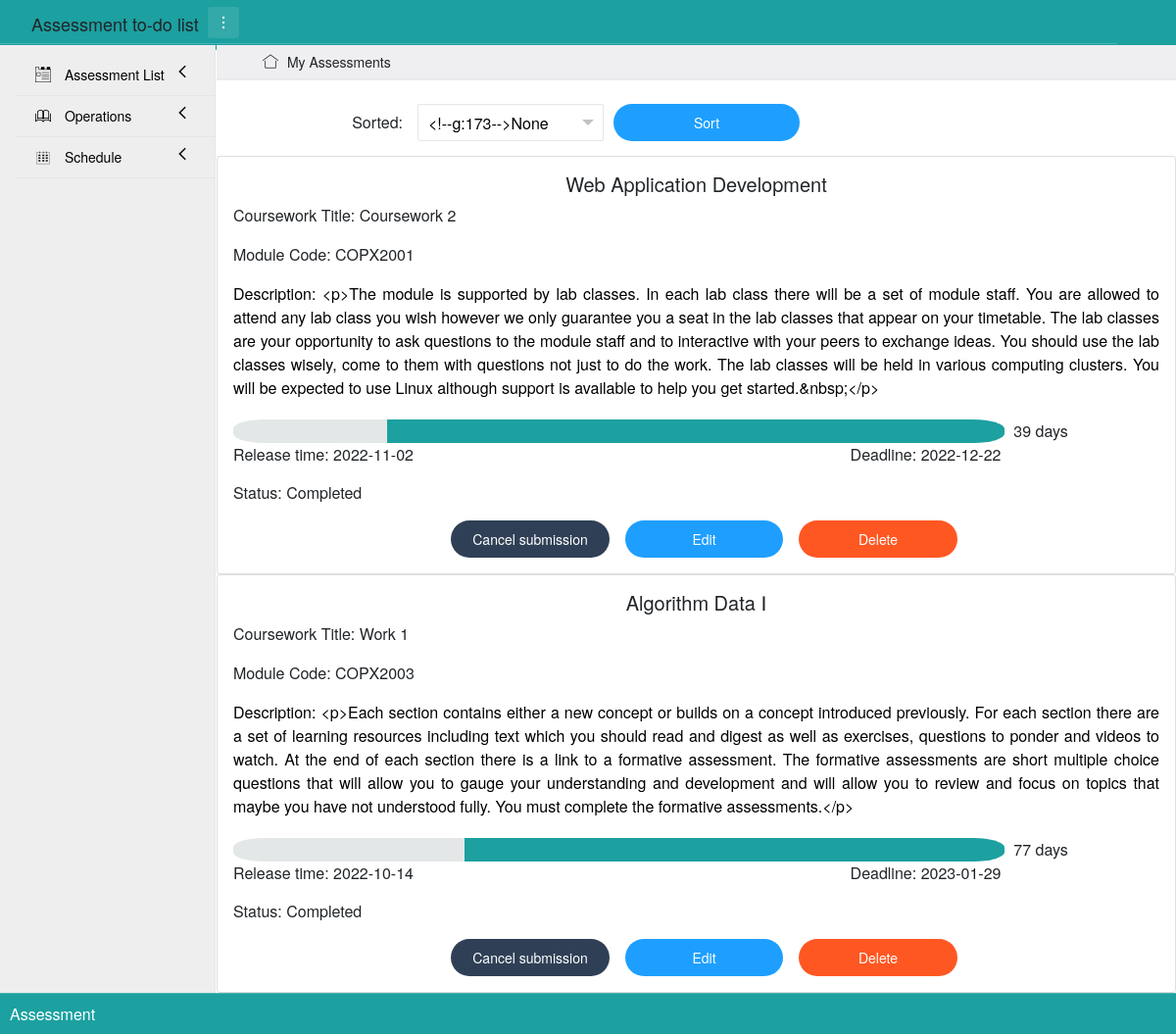
Page /complete on the committed database.
### app/models.py (models this page shows)
class Assessment(db.Model):
    __tablename__ = 'assessments'
    id = db.Column(db.Integer, primary_key=True)
    module = db.Column(db.String(100))
    title = db.Column(db.String(100))
    code = db.Column(db.String(10))
    release_day = db.Column(db.Date())      # the date that assessment begins
    deadline = db.Column(db.Date())
    description = db.Column(db.String(3000))
    status = db.Column(db.Boolean())    # there are two status, 1 is completed, 0 is uncompleted

### app/views.py (the view, shortened to what this page needs)
@app.route('/complete', methods=['GET', 'POST'])
def complete():
    assessment = Assessment.query.filter_by(status=1).all()
    assessment_list = wrap_assessment(assessment)
    form = SortForm()
    print(form.validate_on_submit())
    return render_template('show.html', assessments=assessment_list, PageTitle="Completed Assessment", form=form)

### app/forms.py
class SortForm(FlaskForm):
    method = SelectField('Sorted by', choices=[(0, "None"), (1, 'Module'), (2, 'Title'), (3, 'Release time'),
                                               (4, 'Deadline')], validators=[DataRequired()])
    submit = SubmitField('Sort')

### app/views.py (called while the page is built)
def wrap_assessment(assessment):
    curr_time = datetime.now()
    res = []
    for i in assessment:
        left_time = (i.deadline - curr_time.date()).days
        all_time = (i.deadline - i.release_day).days
        num = left_time * 10 / all_time
        if num <= 0:
            num = 0
        elif num <= 1:
            num = 1
        elif 9 <= num < 10:
            num = 9
        elif num == 10:
            num = 10
        else:
            num = int(round(num))
        day = []
        for j in range(10):
            if 9 - j < num:
                day.append(1)
            else:
                day.append(0)
        if left_time < 0:
            left_time = 0
        res.append([i, num, day, left_time])
    return res

### app/templates/show.html (shortened to what this page needs)
{% extends "base.html" %}
{% block content %}
    <br>
    <div class="layui-container">
        <div class="layui-row">
            {% if PageTitle == "All Assessments" %}
            <form method="post" name="show" class="layui-form">
                <div class="layui-form-item">
                    {{form.csrf_token()}}
                    <label class="layui-form-label col-lg-2 col-md-3 layui-col-sm12">Sorted:</label>
                    <div id="block" class="layui-input-block layui-input-inline">
                        {{ form.method(class_="form-control" ) }}
                    </div>
                    {{form.submit(class_="layui-btn layui-btn-radius layui-btn-normal layui-input-inline")}}
                </div>
            </form>
            {% elif PageTitle == "Completed Assessment" %}
            <form method="post" name="complete" class="layui-form">
                <div class="layui-form-item">
                    <label class="layui-form-label col-lg-2 col-md-3 layui-col-sm12">Sorted:</label>
                    <div id="block1" class="layui-input-block layui-input-inline">
                    </div>
                    {{form.submit(class_="layui-btn layui-btn-radius layui-btn-normal layui-input-inline")}}
                </div>
            </form>
            {% endif %}
        </div>
    </div>
    <div class="row over" data-masonry='{"percentPosition": true }'>
        {% for assessment in assessments %}
        <div class="col-sm-12 col-lg-12 col-md-12 over">
            <div class="card">
                <div class="card-body">
                    <h5 class="card-title text-center">{{ assessment[0].module }}</h5>
                    <p class="card-text">Coursework Title: {{ assessment[0].title }}</p>
                    <p class="card-text">Module Code: {{ assessment[0].code }}</p>
                    <p class="card-text text-font">Description: {{ assessment[0].description }}</p>
                    <div class="card-text time-lable">
                        {% for k in assessment[2] %}
                        {% if k == 1 %}
                        {% if assessment[1] >= 7 %}
                        <div class="time1 col-1 ">&nbsp;</div>
                        {% elif assessment[1] >= 3 %}
                        <div class="time2 col-1 ">&nbsp;</div>
                        {% else %}
                        <div class="time3 col-1 ">&nbsp;</div>
                        {% endif %}
                        {% else %}
                        <div class="notime col-1 ">&nbsp;</div>
                        {% endif %}
                        {% endfor %}
                        <div class="col-2 left">&nbsp;&nbsp;{{assessment[3]}} days</div>
                        <div class="row">
                            <div class="col-4 left">Release time: {{ assessment[0].release_day }}</div>
                            <div class="col-2">&nbsp;</div>
                            <div class="col-4 right">Deadline: {{ assessment[0].deadline }}</div>
                        </div>
                    </div>
                    <p class="card-text">
                        Status:
                        {% if assessment[0].status == 0 %}
                        <strong class="btn-danger">Uncompleted</strong>
                        {% else %}
                        Completed
                        {% endif %}
                    </p>
                    <div class="row justify-content-center">
                        {% if assessment[0].status ==0 %}
                        <a href="{{url_for('mark', id=assessment[0].id, page = PageTitle)}}" id="but" class="layui-btn layui-btn-radius layui-bg-cyan card-link col-lg-2 col-md-3 col-sm-3">
                            Submit
                        </a>
                        {% else %}
                        <a href="{{url_for('mark', id=assessment[0].id, page = PageTitle)}}" id="butt" class="layui-btn layui-btn-radius layui-bg-cyan card-link col-lg-2 col-md-3 col-sm-3">
                            Cancel submission
                        </a>
                        {% endif %}
                        <a href="{{ url_for('edit', id=assessment[0].id, page = PageTitle) }}" class="layui-btn layui-btn-radius layui-btn-normal card-link col-lg-2 col-md-3 col-sm-3">
                            Edit
                        </a>
                        <a href="{{ url_for('delete', id=assessment[0].id, page = PageTitle) }}" class="layui-btn layui-btn-radius layui-btn-danger card-link col-lg-2 col-md-3 col-sm-3">
                            Delete
                        </a>
                    </div>
                </div>
            </div>
        </div>
        {% endfor %}
    </div>
{% endblock %}

### app/static/css/index.css (style rules this page uses)
.time1 { background-color: #1CA0A0; float: left; color: #1CA0A0; }
.notime { background-color: #E4E7E7; float: left; color: #E4E7E7; }
.over { overflow-x: hidden; }
a { color: black; padding: 0; text-decoration: none; }
.text-font { color: black; text-align: justify; }
.left { float: left; text-align: left; }
.right { float: left; text-align: right; }
.time-lable { margin-top: 20px; margin-bottom: 15px; }
div.time1:nth-child(10), div.time2:nth-child(10), div.time3:nth-child(10), div.notime:nth-child(10) { border-radius: 0 40% 40% 0; }
div.time1:nth-child(1), div.time2:nth-child(1), div.time3:nth-child(1), div.notime:nth-child(1) { border-radius: 40% 0 0 40%; }
a#but, a#butt { margin-left: 1rem; }
div#block, div#block1, div#block2 { margin-left: 0; }

### rows in the picture
Assessment: module "Web Application Development", title "Coursework 2", code "COPX2001", description "<p>The module is supported by lab classes. In each lab class there will be a set of module staff. You are allowed to attend any lab class you wish however we only guarantee you a seat in the lab classes that appear on your timetable. The lab classes are your opportunity to ask questions to the module staff and to interactive with your peers to exchange ideas. You should use the lab classes wisely, come to them with questions not just to do the work. The lab classes will be held in various computing clusters. You will be expected to use Linux although support is available to help you get started.&nbsp;</p>", assessment "39", release_day "2022-11-02", deadline "2022-12-22", status "Completed"
Assessment: module "Algorithm Data Ⅰ", title "Work 1", code "COPX2003", description "<p>Each section contains either a new concept or builds on a concept introduced previously. For each section there are a set of learning resources including text which you should read and digest as well as exercises, questions to ponder and videos to watch. At the end of each section there is a link to a formative assessment. The formative assessments are short multiple choice questions that will allow you to gauge your understanding and development and will allow you to review and focus on topics that maybe you have not understood fully. You must complete the formative assessments.</p>", assessment "77", release_day "2022-10-14", deadline "2023-01-29", status "Completed"
